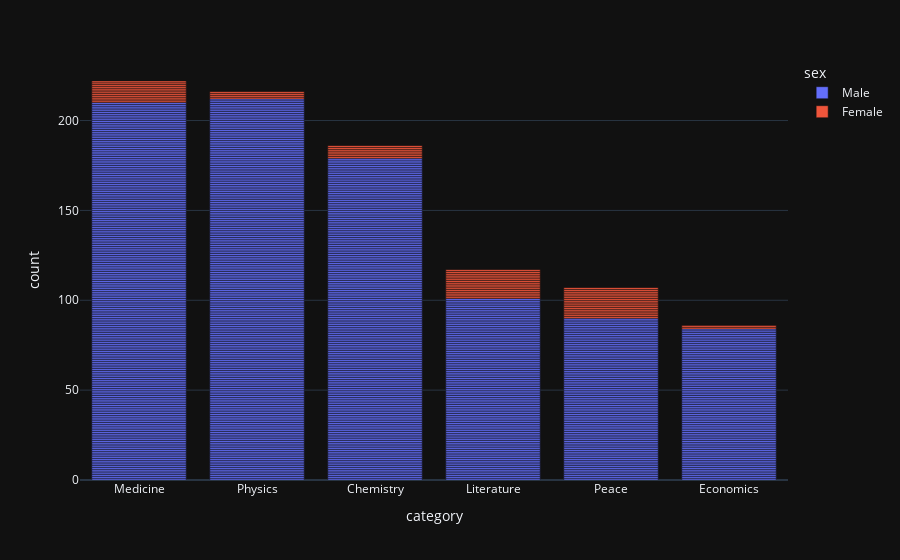

Notebook code cell kept with this figure:
### Markdown cell above
# Male and Female Winners by Category

**Challenge**: Create a [plotly bar chart](https://plotly.com/python/bar-charts/) that shows the split between men and women by category. 
* Hover over the bar chart. How many prizes went to women in Literature compared to Physics?

<img src=https://i.imgur.com/od8TfOp.png width=650>

### Code cell
fig = px.bar(
    df_data,
    x="category",
    color="sex"
)
fig.update_coloraxes(showscale=False)
fig.update_xaxes(categoryorder="total descending")
fig.show()

### Figure 1 — Plotly figure (JSON) as saved in the notebook; plotly's stock layout.template omitted (floating-point values rounded to 4 significant figures; data arrays with more than 128 entries replaced by an {"elided": "..."} marker saying what was removed)
{"data": [{"alignmentgroup": "True", "hovertemplate": "sex=Male<br>category=%{x}<br>count=%{y}<extra></extra>", "legendgroup": "Male", "marker": {"color": "#636efa", "pattern": {"shape": ""}}, "name": "Male", "offsetgroup": "Male", "orientation": "v", "showlegend": true, "textposition": "auto", "x": {"elided": "876 str values"}, "xaxis": "x", "y": {"elided": "876 int values"}, "yaxis": "y", "type": "bar"}, {"alignmentgroup": "True", "hovertemplate": "sex=Female<br>category=%{x}<br>count=%{y}<extra></extra>", "legendgroup": "Female", "marker": {"color": "#EF553B", "pattern": {"shape": ""}}, "name": "Female", "offsetgroup": "Female", "orientation": "v", "showlegend": true, "textposition": "auto", "x": ["Physics", "Peace", "Literature", "Chemistry", "Literature", "Literature", "Peace", "Chemistry", "Literature", "Literature", "Peace", "Medicine", "Physics", "Chemistry", "Literature", "Peace", "Peace", "Medicine", "Peace", "Peace", "Medicine", "Medicine", "Medicine", "Literature", "Peace", "Peace", "Literature", "Medicine", "Literature", "Peace", "Peace", "Literature", "Medicine", "Peace", "Literature", "Medicine", "Chemistry", "Economics", "Literature", "Medicine", "Medicine", "Peace", "Peace", "Peace", "Literature", "Medicine", "Peace", "Literature", "Medicine", "Chemistry", "Literature", "Peace", "Physics", "Economics", "Chemistry", "Chemistry", "Literature", "Physics"], "xaxis": "x", "y": [1, 1, 1, 1, 1, 1, 1, 1, 1, 1, 1, 1, 1, 1, 1, 1, 1, 1, 1, 1, 1, 1, 1, 1, 1, 1, 1, 1, 1, 1, 1, 1, 1, 1, 1, 1, 1, 1, 1, 1, 1, 1, 1, 1, 1, 1, 1, 1, 1, 1, 1, 1, 1, 1, 1, 1, 1, 1], "yaxis": "y", "type": "bar"}], "layout": {"xaxis": {"anchor": "y", "domain": [0.0, 1.0], "title": {"text": "category"}, "categoryorder": "total descending"}, "yaxis": {"anchor": "x", "domain": [0.0, 1.0], "title": {"text": "count"}}, "legend": {"title": {"text": "sex"}, "tracegroupgap": 0}, "margin": {"t": 60}, "barmode": "relative", "coloraxis": {"showscale": false}}}
